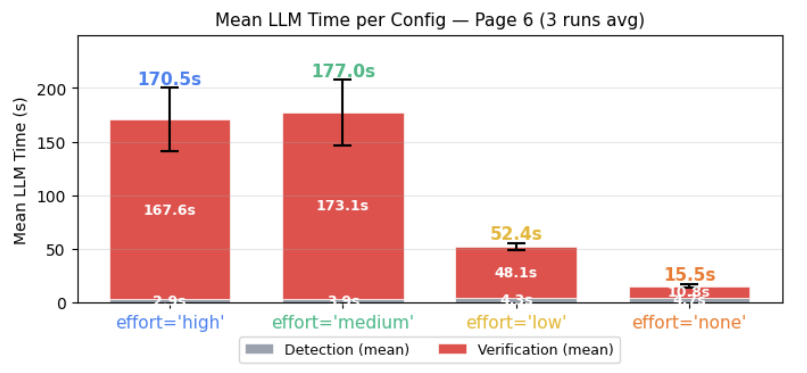
#> input picture blogs/image_verification_time_on_diff_reasoning_mode.png, 807 x 373 px
$ python -i image_utils.py   (imports and definitions only)
#> lines starting #> are read from the running program, lines starting #| are printed output that depends on the picture; after the words box and inside, x2 and y2 are one past the last pixel; in counts of white or black regions, pixels touching at a corner belong together
#> further down, picture is the input picture: shape (373, 807, 3); mean B, G, R 217.9, 219.2, 242.1
"""Image processing and GPT helper utilities."""

import base64
import json
import re
from pathlib import Path
from typing import Dict, Optional, Sequence, Tuple

import cv2
import numpy as np

GRID_STEP_X = 100
GRID_STEP_Y = 100

_GRID_COLOR = (128, 128, 128)  # BGR gray
_CELL_COLOR = (64, 64, 64)     # BGR dark gray


# [135 lines left out: functions draw_grid_with_cell_numbers, hex_to_bgr, draw_polygon, file_to_data_url, image_to_data_url, image_to_data_url_with_grid and 2 more, not called in this run]


# ── Frame / title-block detection ────────────────────────────────────────────

def detect_content_bbox(
    img: np.ndarray,
    frame_span: float = 0.90,
) -> Tuple[int, int, int, int]:
    """Detect the content bounding box by stripping the outer border frame.

    Algorithm
    ---------
    Find horizontal / vertical lines that span > *frame_span* of the image
    dimension — these form the outer border frame.  Returns the rectangle
    just inside those four border lines.  If any of the four sides cannot be
    detected the full image extents (0, 0, w, h) are returned.

    Parameters
    ----------
    frame_span:
        Minimum fraction of image dimension a line must span to count as a
        frame border (default 0.90 = 90 %).
    """
#> called with frame_span = 0.9
    h, w = img.shape[:2]
#> h = 373; w = 807
    gray = cv2.cvtColor(img, cv2.COLOR_BGR2GRAY)
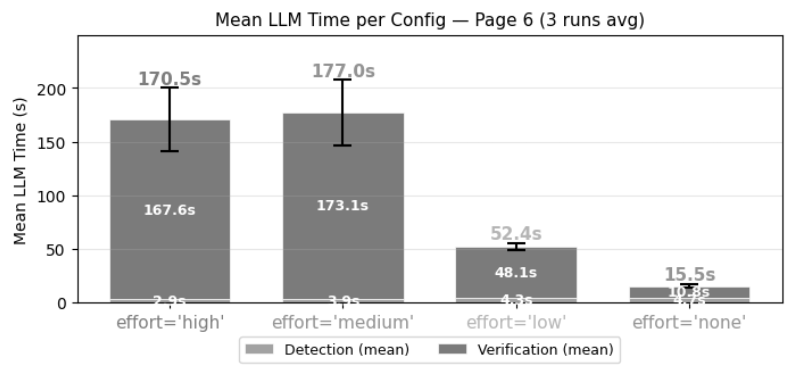
#> gray: shape (373, 807); min 0, max 255, mean 225.9
    _, binary = cv2.threshold(gray, 200, 255, cv2.THRESH_BINARY_INV)
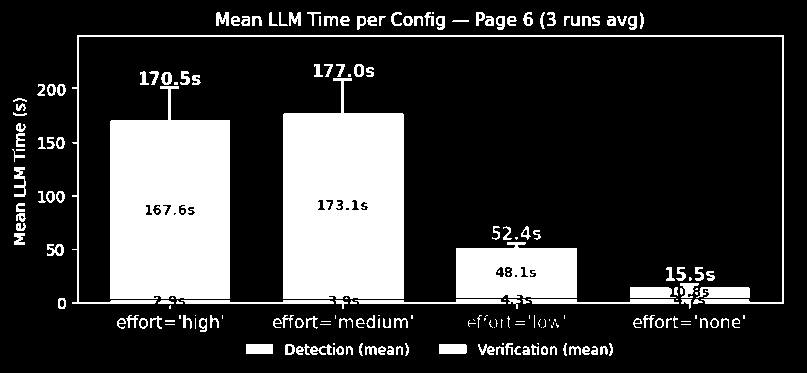
#> binary: shape (373, 807); 21.4% white; 209 white regions (63 under 20 px), largest, box (x1, y1, x2, y2) and area: (283, 78, 404, 299) 22439, (110, 86, 230, 299) 21389, (456, 242, 577, 298) 5915

    # ── Outer frame ──────────────────────────────────────────────────────────
    h_ker = cv2.getStructuringElement(cv2.MORPH_RECT, (int(w * frame_span), 1))
    v_ker = cv2.getStructuringElement(cv2.MORPH_RECT, (1, int(h * frame_span)))
#> v_ker = 335 values from 1 to 1
    h_lines = cv2.morphologyEx(binary, cv2.MORPH_OPEN, h_ker)
#> h_lines: shape (373, 807); every value is 0
    v_lines = cv2.morphologyEx(binary, cv2.MORPH_OPEN, v_ker)

    h_rows = np.where(h_lines.sum(axis=1) > 0)[0]
#> h_rows = empty array
    v_cols = np.where(v_lines.sum(axis=0) > 0)[0]
#> v_cols = empty array

    # Require all 4 sides within 5% of each edge
    _margin = 0.05
    top_rows   = h_rows[h_rows < int(h * _margin)]
#> top_rows = empty array
    bot_rows   = h_rows[h_rows > int(h * (1 - _margin))]
#> bot_rows = empty array
    left_cols  = v_cols[v_cols < int(w * _margin)]
#> left_cols = empty array
    right_cols = v_cols[v_cols > int(w * (1 - _margin))]
#> right_cols = empty array

    if not all(len(x) > 0 for x in [top_rows, bot_rows, left_cols, right_cols]):
        return 0, 0, w, h  # incomplete frame — at least one side missing

    top   = int(np.max(top_rows))
    bot   = int(np.min(bot_rows))
    left  = int(np.max(left_cols))
    right = int(np.min(right_cols))

    return left, top, right, bot


# [10 lines left out: function crop_to_content, not called in this run]

>>> import cv2
>>> picture = cv2.imread('../../blogs/image_verification_time_on_diff_reasoning_mode.png')
>>> result = detect_content_bbox(picture)
#> result = (0, 0, 807, 373)

$ run again, on blogs/line_clustering.png
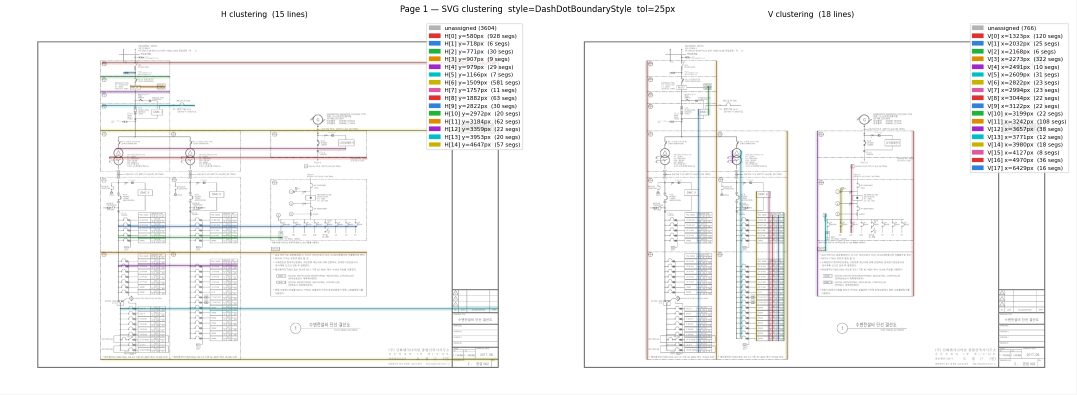
#> input picture blogs/line_clustering.png, 2153 x 790 px (shown at 1/2 size)
#> picture is the input picture: shape (790, 2153, 3); mean B, G, R 245, 245.3, 245.6
#> in detect_content_bbox, `_, binary = cv2.threshold(gray, 200, 255, cv2.THRESH_BINARY_INV)`:
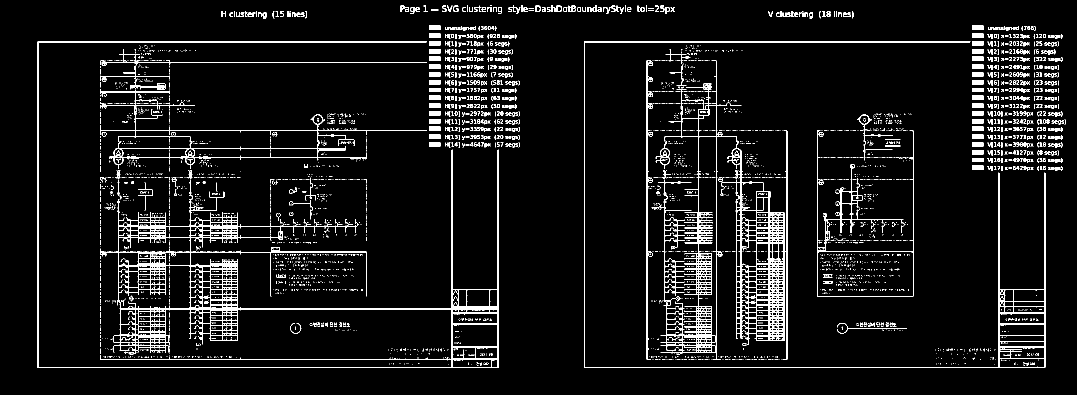
#> binary: shape (790, 2153) (shown at 1/2 size); 6.2% white in thin lines or dots, all inside (x1, y1, x2, y2) = (75, 10, 2132, 736)
#> h_lines: shape (790, 2153); every value is 0
#> h_rows = empty array
#> result = (0, 0, 2153, 790)

$ run again, on blogs/line_clustering_filter_only.png
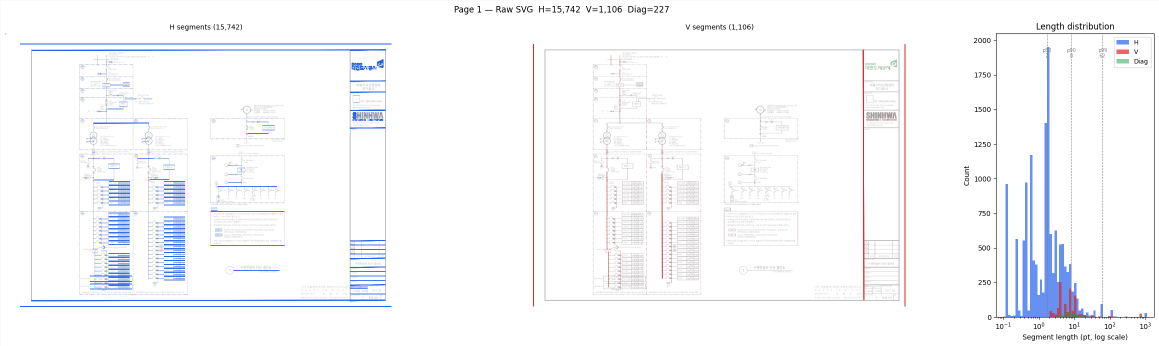
#> input picture blogs/line_clustering_filter_only.png, 2318 x 692 px (shown at 1/2 size)
#> picture is the input picture: shape (692, 2318, 3); mean B, G, R 250.9, 248.3, 247.7
#> in detect_content_bbox, `gray = cv2.cvtColor(img, cv2.COLOR_BGR2GRAY)`:
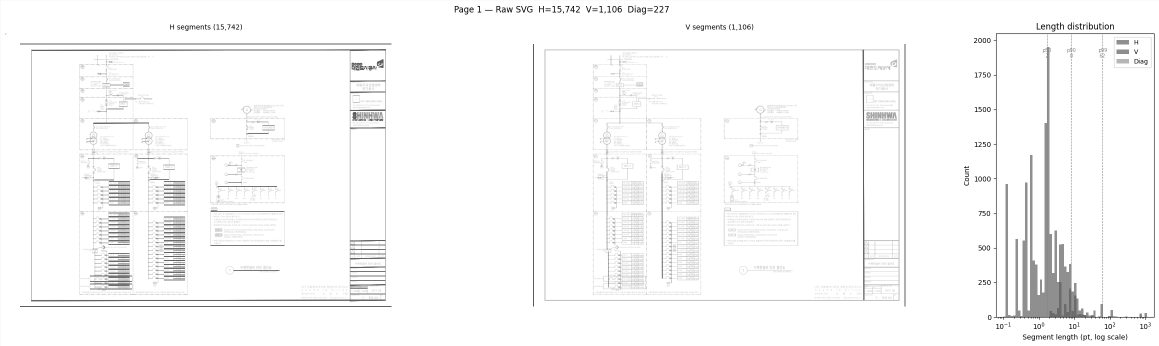
#> gray: shape (692, 2318) (shown at 1/2 size); min 0, max 255, mean 248.4
#> in detect_content_bbox, `_, binary = cv2.threshold(gray, 200, 255, cv2.THRESH_BINARY_INV)`:
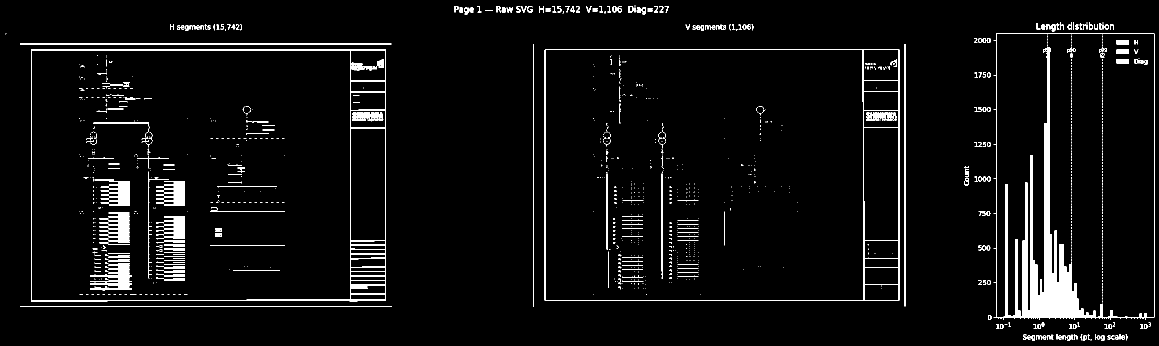
#> binary: shape (692, 2318) (shown at 1/2 size); 4.2% white; 1308 white regions (917 under 20 px), largest, box (x1, y1, x2, y2) and area: (1987, 67, 2309, 640) 21221, (62, 98, 772, 603) 8758, (1089, 99, 1799, 601) 5272
#> h_lines: shape (692, 2318); every value is 0
#> h_rows = empty array
#> result = (0, 0, 2318, 692)

$ run again, on blogs/missing_image_detection_time_in_diff_reasonig_mode..png
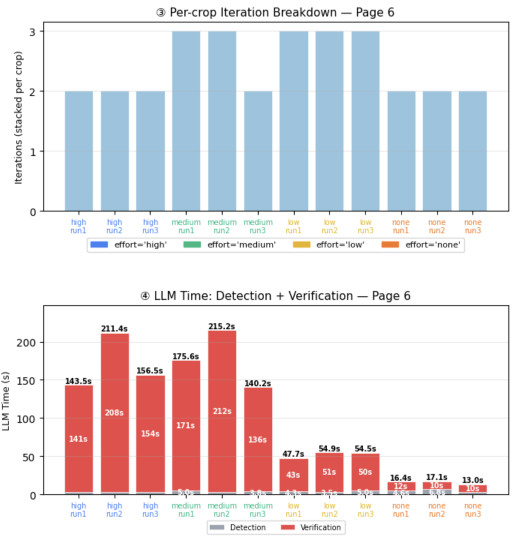
#> input picture blogs/missing_image_detection_time_in_diff_reasonig_mode..png, 1048 x 1076 px (shown at 1/2 size)
#> picture is the input picture: shape (1076, 1048, 3); mean B, G, R 226.9, 223.4, 229.2
#> in detect_content_bbox, `gray = cv2.cvtColor(img, cv2.COLOR_BGR2GRAY)`:
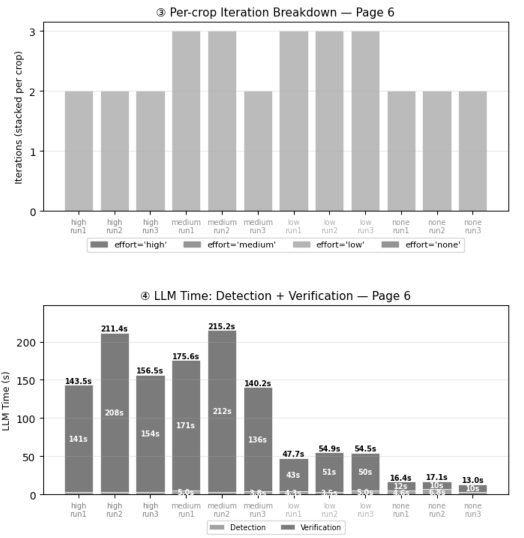
#> gray: shape (1076, 1048) (shown at 1/2 size); min 0, max 255, mean 225.5
#> in detect_content_bbox, `_, binary = cv2.threshold(gray, 200, 255, cv2.THRESH_BINARY_INV)`:
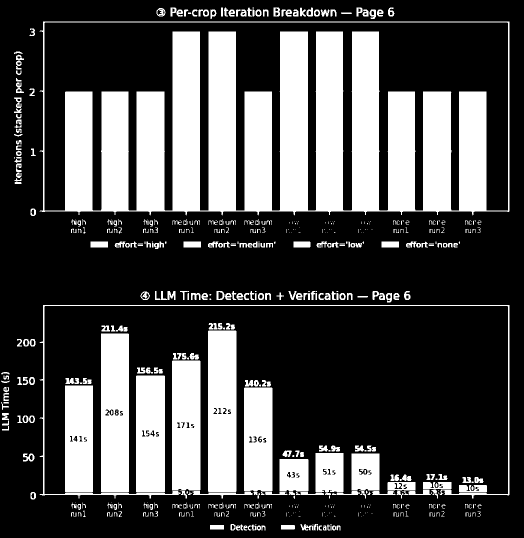
#> binary: shape (1076, 1048) (shown at 1/2 size); 29.4% white; 523 white regions (163 under 20 px), largest, box (x1, y1, x2, y2) and area: (79, 43, 1019, 431) 196076, (416, 661, 473, 984) 18247, (202, 667, 258, 984) 17516
#> h_lines: shape (1076, 1048); every value is 0
#> h_rows = empty array
#> result = (0, 0, 1048, 1076)
